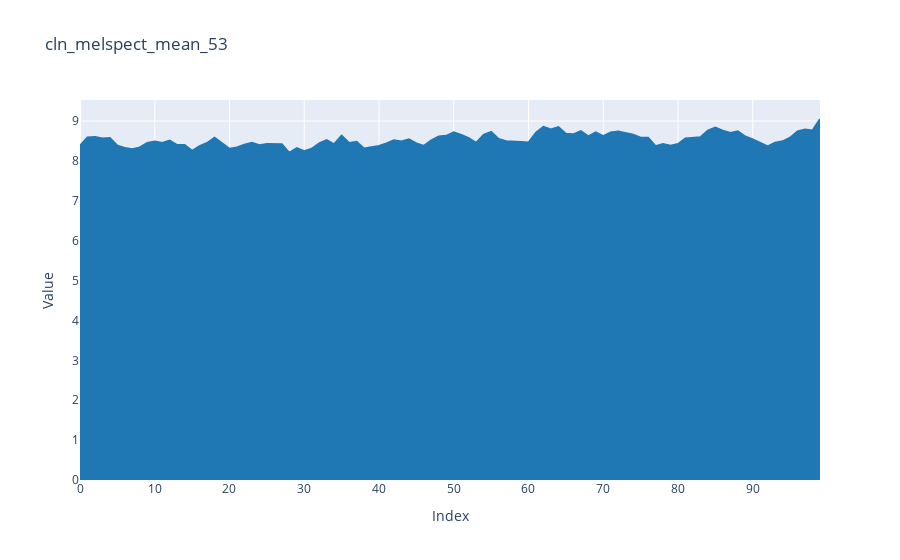

The notebook cell this image was saved under:
### Code cell
def load_data_file (file):
    
    # create a new feature dict
    feature_dict = create_feature_dict()

    # load the numpy file
    file = np.load(file)

    for section in file:
        for i, key in enumerate(feature_dict.keys()):
            feature_dict[key].append(section[i])

    return feature_dict




feature = 'cln_melspect_mean_53'
feature_data = load_data_file('Dataset/comcuc/133067.npy').get(feature)


# create the plotly figure
fig = go.Figure()

# add the area graph trace
fig.add_trace(go.Scatter(
    x=np.arange(100),
    y=feature_data,
    mode='lines',
    fill='tozeroy',
    line_color='#1f77b4',
    fillcolor='#1f77b4'
))

# update the layout
fig.update_layout(
    title=feature,
    xaxis_title='Index',
    yaxis_title='Value'
)

# show the plotly figure
fig.show()

### Figure 1 — Plotly figure (JSON) as saved in the notebook; plotly's stock layout.template omitted (floating-point values rounded to 4 significant figures)
{"data": [{"fill": "tozeroy", "fillcolor": "#1f77b4", "line": {"color": "#1f77b4"}, "mode": "lines", "type": "scatter", "x": [0, 1, 2, 3, 4, 5, 6, 7, 8, 9, 10, 11, 12, 13, 14, 15, 16, 17, 18, 19, 20, 21, 22, 23, 24, 25, 26, 27, 28, 29, 30, 31, 32, 33, 34, 35, 36, 37, 38, 39, 40, 41, 42, 43, 44, 45, 46, 47, 48, 49, 50, 51, 52, 53, 54, 55, 56, 57, 58, 59, 60, 61, 62, 63, 64, 65, 66, 67, 68, 69, 70, 71, 72, 73, 74, 75, 76, 77, 78, 79, 80, 81, 82, 83, 84, 85, 86, 87, 88, 89, 90, 91, 92, 93, 94, 95, 96, 97, 98, 99], "y": [8.377, 8.59, 8.602, 8.56, 8.576, 8.38, 8.326, 8.295, 8.34, 8.449, 8.483, 8.449, 8.508, 8.397, 8.397, 8.251, 8.369, 8.449, 8.58, 8.435, 8.304, 8.335, 8.408, 8.454, 8.393, 8.425, 8.412, 8.415, 8.201, 8.319, 8.241, 8.306, 8.437, 8.522, 8.418, 8.633, 8.451, 8.48, 8.313, 8.354, 8.376, 8.438, 8.52, 8.49, 8.54, 8.44, 8.376, 8.518, 8.613, 8.628, 8.719, 8.652, 8.57, 8.453, 8.653, 8.726, 8.549, 8.491, 8.493, 8.477, 8.461, 8.705, 8.856, 8.787, 8.845, 8.681, 8.666, 8.748, 8.617, 8.713, 8.623, 8.711, 8.735, 8.692, 8.659, 8.582, 8.584, 8.367, 8.424, 8.382, 8.422, 8.564, 8.577, 8.594, 8.76, 8.836, 8.76, 8.702, 8.744, 8.612, 8.539, 8.452, 8.362, 8.459, 8.49, 8.582, 8.741, 8.788, 8.763, 9.051]}], "layout": {"title": {"text": "cln_melspect_mean_53"}, "xaxis": {"title": {"text": "Index"}}, "yaxis": {"title": {"text": "Value"}}}}
